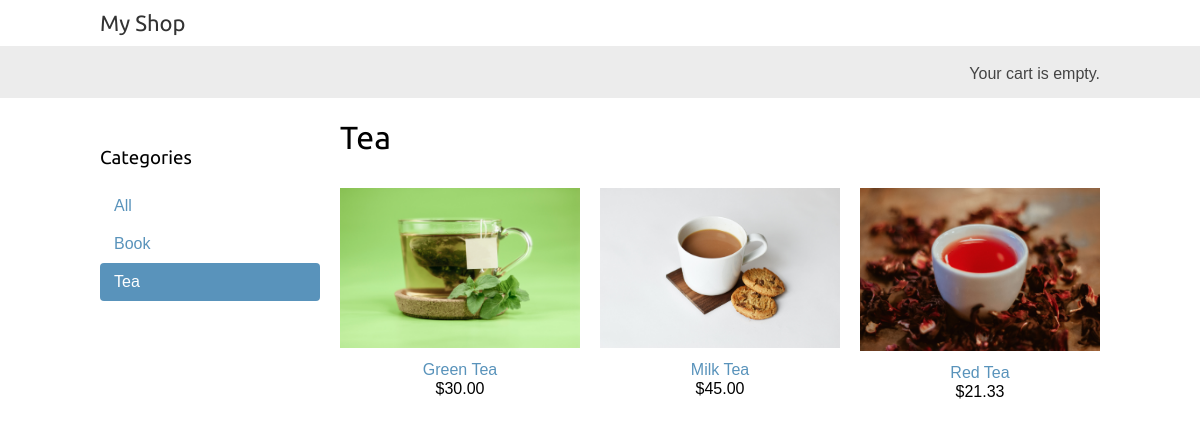
The page /tea on the database its author committed.
### shop/models.py (models this page shows, shortened)
class Category(models.Model):
    name = models.CharField(max_length=200)
    slug = models.SlugField(max_length=200,unique=True)
    class Meta:
        ordering = ['name']
        indexes = [
            models.Index(fields=['name']),
        ]
        verbose_name = 'category'
        verbose_name_plural = 'categories'
    def get_absolute_url(self):
        return reverse('shop:product_list_by_category',args=[self.slug])

class Product(models.Model):
    category = models.ForeignKey(Category,related_name='products',on_delete=models.CASCADE)
    name = models.CharField(max_length=200)
    slug = models.SlugField(max_length=200)
    image = models.ImageField(upload_to='product/%Y/%m/%d',blank=True)
    description = models.TextField(blank=True)
    price = models.DecimalField(max_digits=10,decimal_places=2)
    available = models.BooleanField(default=True)
    created = models.DateTimeField(auto_now_add=True)
    updated = models.DateTimeField(auto_now=True)
    class Meta:
        ordering = ['name']
        indexes = [
            models.Index(fields=['id','slug']),
            models.Index(fields=['name']),
            models.Index(fields=['-created']),
        ]
    def get_absolute_url(self):
        return reverse('shop:product_detail',args=[self.id,self.slug])

### shop/views.py (the view)
# urls.py: path('',views.product_list,name='product_list'),
def product_list(request,category_slug = None):
    category = None
    categories = Category.objects.all()
    products = Product.objects.filter(available=True)
    if category_slug:
        category = get_object_or_404(Category,slug =category_slug)
        products = products.filter(category=category)
    return render(request,'shop/product/list.html',{'category':category,'categories':categories,'products':products})

### cart/cart.py (called while the page is built)
    def __len__(self):
        return sum(item['quantity'] for item in self.cart.values())

### cart/context_processor.py (called while the page is built)
def cart(request):
    return {'cart':Cart(request)}

### shop/templates/shop/product/list.html (shortened to what this page needs)
{% extends "shop/base.html" %}
{% load static %}
{% block content %}
    <div id="sidebar">
        <h3>Categories</h3>
        <ul>
            <li {% if not category %} class="selected" {% endif %}>
                <a href="{% url 'shop:product_list' %}"> All </a>
            </li>
            {% for c in categories %}
            <li {% if category.slug == c.slug %} class="selected" {% endif %}>
                <a href="{{ c.get_absolute_url }}">{{c.name}}</a>
            </li>
            {% endfor %}
        </ul>
    </div>
    <div id="main" class="product-list">
        <h1>
            {% if category %}{{ category.name }}{% else %}Products{% endif %}
        </h1>
        {% for product in products %}
            <div class="item">
                <a href="{{ product.get_absolute_url }}">
                    <img src="{% if product.image %}{{ product.image.url }}{% else %}{% static 'img/no_image.png'%}{% endif %}" alt="">
                    <a href="{{ product.get_absolute_url }}">{{ product.name}}</a>
                    <br>
                    ${{ product.price }}
                </a>
            </div>
        {% endfor %}
    </div>
{% endblock content %}

### shop/static/css/base.css (style rules this page uses)
body { margin:0; padding:0; font-family:helvetica, sans-serif; }
h1, h2, h3, h4, h5 , h6 { font-family: 'Ubuntu', sans-serif; font-weight:normal; }
a { text-decoration:none; color:#5993bb; }
#sidebar { width:220px; padding:30px 20px 0 0; float:left; }
#sidebar ul { margin:0; padding:0; }
#sidebar ul li { margin:0; list-style:none; padding:10px 14px; }
#sidebar ul li a { display:block; }
#sidebar ul li.selected { background:#5993bb; border-radius:4px; }
#sidebar ul li.selected a { color:#fff; }
#main { float:left; width: 96%; margin-right:-220px; overflow:hidden; }
.product-list .item { width:25%; padding:10px 20px 10px 0; float:left; text-align:center; line-height:1.2; }
.product-list .item img { width:100%; margin-bottom:8px; }

### rows shown on the page
Category: name "Book"
Category: name "Tea"
Product: image (picture), name "Green Tea", price "30.00"
Product: image (picture), name "Milk Tea", price "45.00"
Product: image (picture), name "Red Tea", price "21.33"
